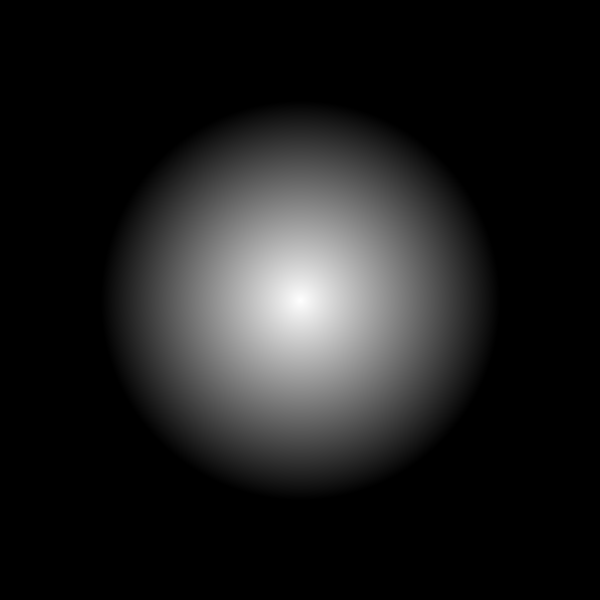
Frame 1 (no input)
Frame 60 (the mouse pressed at the canvas centre just before this capture): identical to frame 1, image omitted
Frame 120 (the mouse held since frame 60 and released just before this capture): identical to frame 1, image omitted

The Processing sketch that drew this single still picture (run headless with seeded random() and noise(); from frame 60 on, the mouse is pressed at the canvas centre):

// Processing sketch: space_nebulas
// ── space_nebulas.pde
//SOURCE CODE: https://processing.org/examples/brightness.html

float blackHolex = 300;
float blackHoley = 300;

void setup() {
  size(600, 600);
  frameRate(30);
  smooth();
}

void draw() {
  background(0);
  
  loadPixels();
  for (int x = 0; x < width; x++) {
    for (int y = 0; y < height; y++ ) {
      int loc = x + y*width;
      float r;
      r = red (pixels[loc]);

      // Calculate an amount to change brightness based on proximity to the mouse
      float maxdist = 200;//dist(0,0,width,height);
      float d = dist(x, y, blackHolex, blackHoley);
      float adjustbrightness = 255*(maxdist-d)/maxdist;
      r += adjustbrightness;
      
      // Constrain RGB to make sure they are within 0-255 color range
      r = constrain(r, 0, 255);

      // Make a new color and set pixel in the window
      color c = color(r);
      pixels[y*width + x] = c;
    }
  
  updatePixels();
}

  
  //for (int i = 0; i < width; i++) {
  //  for (int j = 0; j < height; j++) {
  //    loc = i + j * width;
      
  //    // `color` allows us to define, well, a color 
  //    pixels[loc] = color(random(0, 255), random(0, 255), random(0, 255));
  //  }
  //}
  
  updatePixels();
}
